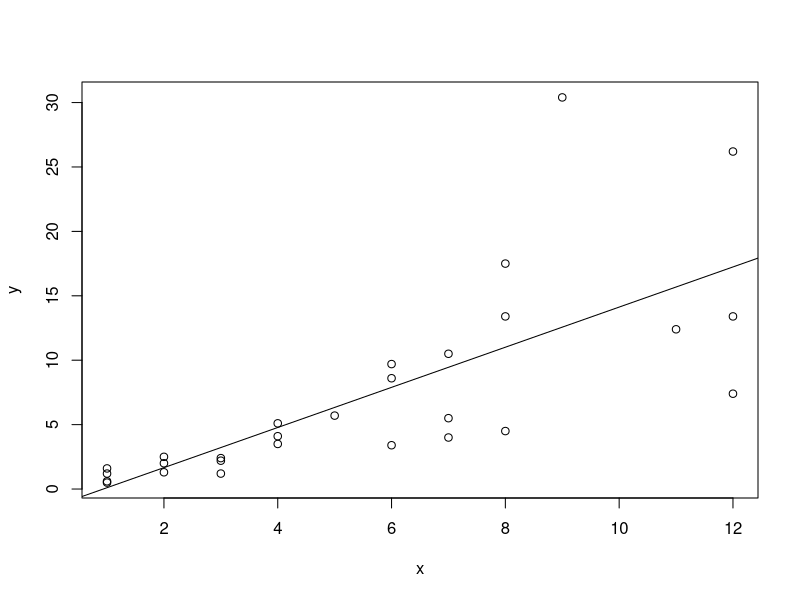
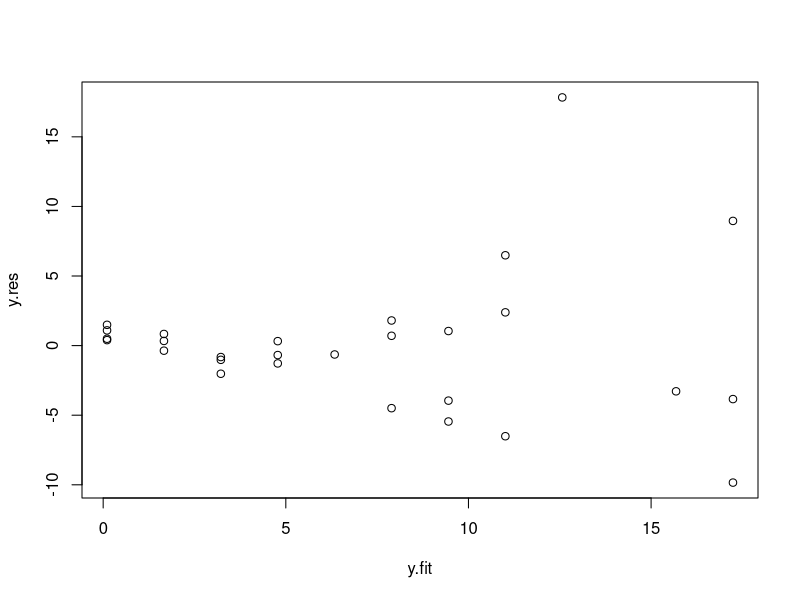
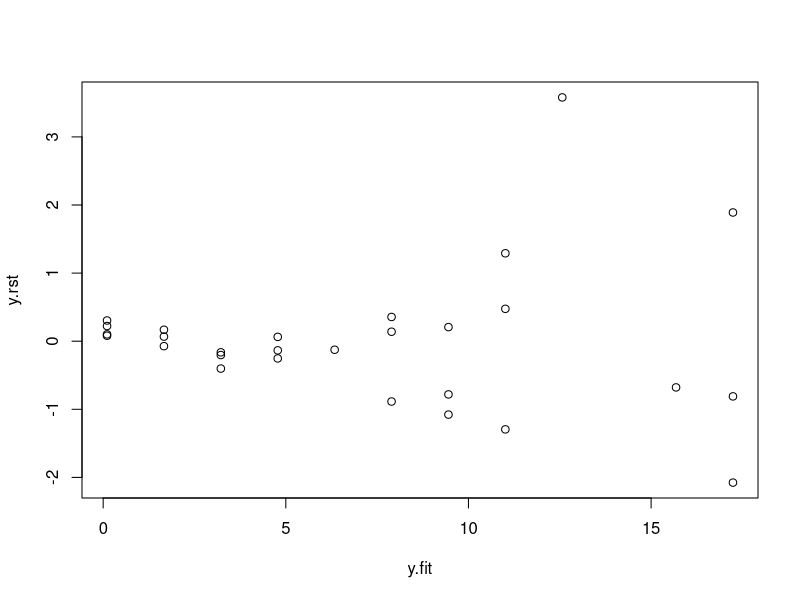
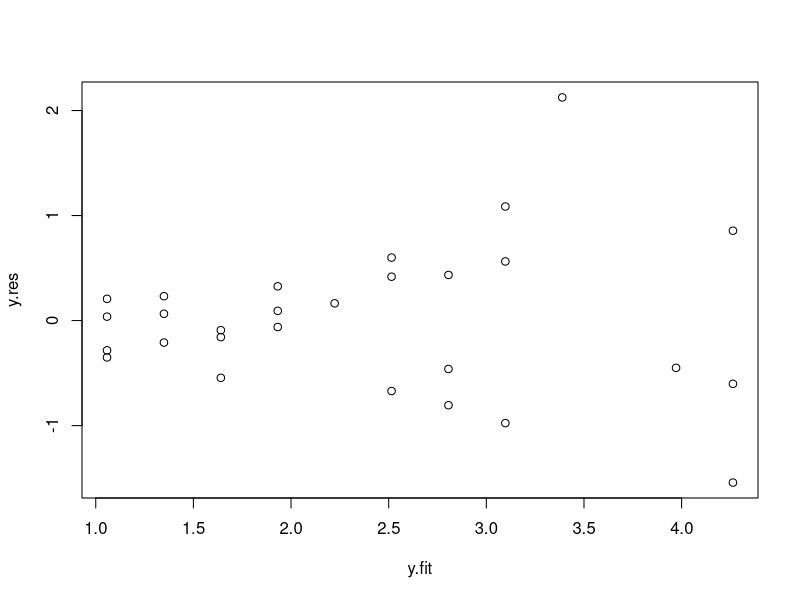
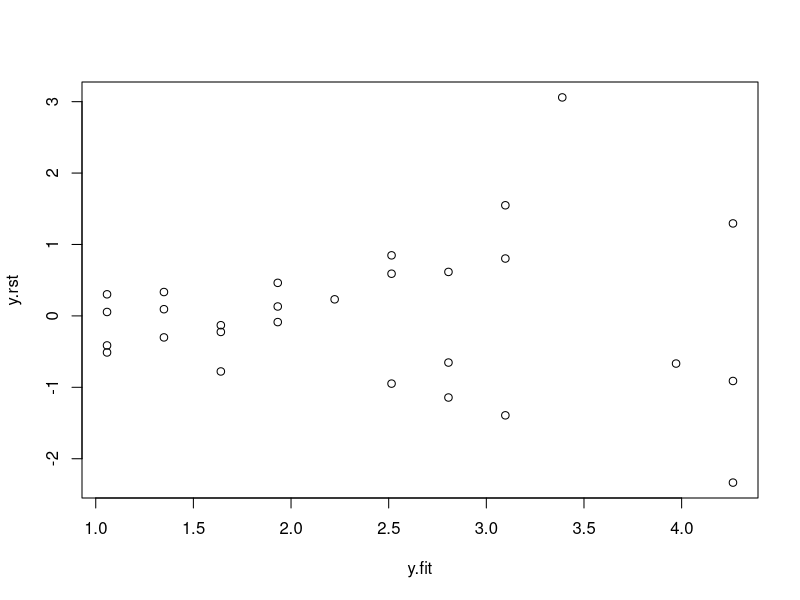

Here is the R script that generated these plots, in order:
## ---- chunk 1
x<-c(1,1,1,1,2,2,2,3,3,3,4,4,4,5,6,6,6,7,7,7,8,8,8,9,11,12,12,12)
y<-c(0.6,1.6,0.5,1.2,2.0,1.3,2.5,2.2,2.4,1.2,3.5,4.1,5.1,5.7,3.4,9.7,8.6,4.0,5.5,10.5,17.5,13.4,4.5,30.4,12.4,13.4,26.2,7.4)
## ---- chunk 2
plot(x,y)
lm.sol<-lm(y~1+x)
abline(lm.sol)
## ---- chunk 3
summary(lm.sol)
## ---- chunk 4
y.res<-resid(lm.sol) #
y.fit<-predict(lm.sol)
plot(y.res~y.fit)
## ---- chunk 5
y.rst <- rstandard(lm.sol) #
y.fit<-predict(lm.sol)
plot(y.rst~y.fit)
## ---- chunk 6
lm.new<-update(lm.sol,sqrt(.)~.)
summary(lm.new)
## ---- chunk 7
y.res<-resid(lm.new) #
y.fit<-predict(lm.new)
plot(y.res~y.fit)
## ---- chunk 8
y.rst <- rstandard(lm.new) #
y.fit<-predict(lm.new)
plot(y.rst~y.fit)
## ---- chunk 9
toothpaste<-data.frame(
  X1=c(-0.05, 0.25,0.60,0,0.20, 0.15,-0.15, 0.15,0.10,0.40,0.45,0.35,0.30, 0.50,0.50,0.40,-0.05,-0.05,-0.10,0.20,0.10,0.50,0.60,-0.05,0,0.05,0.55),
  X2=c(5.50,6.75,7.25,5.50,6.50,6.75,5.25,6.00,6.25,7.00,6.90,6.80,6.80,7.10,7.00,6.80,6.50,6.25,6.00,6.50,7.00,6.80,6.80,6.50,5.75,5.80,6.80),
  Y=c(7.38,8.51,9.52,7.50,8.28,8.75,7.10,8.00,8.15,9.10,8.86,8.90,8.87,9.26,9.00,8.75,7.95, 7.65,7.27,8.00,8.50,8.75,9.21,8.27,7.67,7.93,9.26)
)
lm.sol<-lm(Y~X1+X2,data=toothpaste); 
summary(lm.sol)
## ---- chunk 10
influence.measures(lm.sol)
## ---- chunk 11
cement<-data.frame(X1=c( 7,  1, 11, 11,  7, 11,  3,  1,  2, 21,  1, 11, 10),X2=c(26, 29, 56, 31, 52, 55, 71, 31, 54, 47, 40, 66, 68),X3=c( 6, 15,  8,  8,  6,  9, 17, 22, 18,  4, 23,  9,  8),X4=c(60, 52, 20, 47, 33, 22,  6, 44, 22, 26, 34, 12, 12),Y =c(78.5, 74.3, 104.3,  87.6,  95.9, 109.2, 102.7, 72.5, 93.1,115.9,  83.8, 113.3, 109.4))
XX <- cor(cement[1:4])
kappa(XX, exact=T)
## ---- chunk 12
eigen(XX)
## ---- chunk 13
xx<-cor(cement[1:2])
kappa(xx,exact=T)
## ---- chunk 14
infection<-data.frame(x1<-c(0,1,0,0,0,1,1,1),x2<-c(0,0,1,0,1,0,1,1),x3<-c(0,0,0,1,1,1,0,1),success<-c(0,0,23,8,28,0,11,1),fail<-c(9,0,3,32,30,2,87,17))
infection$Ymat<-cbind(infection$success,infection$fail)
infection$Ymat
glm.sol<-glm(Ymat~x1+x2+x3,family=binomial,data=infection)
summary(glm.sol)

## ---- chunk 15
cancer<-read.table("cancer.dat", header=T)
glm.sol<-glm(y~x1+x2+x3+x4+x5,family=binomial,data=cancer);
summary(glm.sol)
## ---- chunk 16
pre <- predict(glm.sol, cancer[,1:5] )
p <- exp(pre)/(1+exp(pre))
p
## ---- chunk 17
glm.new<-step(glm.sol)
summary(glm.new)
## ---- chunk 18
pre <- predict(glm.new, cancer[,1:5] )
p <- exp(pre)/(1+exp(pre))
p
